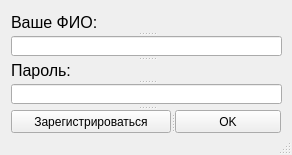
<?xml version="1.0" encoding="UTF-8"?>
<ui version="4.0">
 <class>MainWindow</class>
 <widget class="QMainWindow" name="MainWindow">
  <property name="geometry">
   <rect>
    <x>0</x>
    <y>0</y>
    <width>292</width>
    <height>155</height>
   </rect>
  </property>
  <property name="minimumSize">
   <size>
    <width>292</width>
    <height>155</height>
   </size>
  </property>
  <property name="maximumSize">
   <size>
    <width>292</width>
    <height>155</height>
   </size>
  </property>
  <property name="windowTitle">
   <string>Здравствуйте!</string>
  </property>
  <widget class="QWidget" name="centralwidget">
   <widget class="QWidget" name="gridLayoutWidget">
    <property name="geometry">
     <rect>
      <x>10</x>
      <y>10</y>
      <width>273</width>
      <height>123</height>
     </rect>
    </property>
    <property name="minimumSize">
     <size>
      <width>273</width>
      <height>123</height>
     </size>
    </property>
    <property name="maximumSize">
     <size>
      <width>273</width>
      <height>123</height>
     </size>
    </property>
    <layout class="QGridLayout" name="gridLayout_2">
     <item row="0" column="0">
      <widget class="QSplitter" name="splitter_5">
       <property name="minimumSize">
        <size>
         <width>271</width>
         <height>121</height>
        </size>
       </property>
       <property name="maximumSize">
        <size>
         <width>271</width>
         <height>121</height>
        </size>
       </property>
       <property name="orientation">
        <enum>Qt::Vertical</enum>
       </property>
       <widget class="QSplitter" name="splitter_4">
        <property name="minimumSize">
         <size>
          <width>271</width>
          <height>93</height>
         </size>
        </property>
        <property name="maximumSize">
         <size>
          <width>271</width>
          <height>93</height>
         </size>
        </property>
        <property name="orientation">
         <enum>Qt::Vertical</enum>
        </property>
        <widget class="QSplitter" name="splitter_3">
         <property name="minimumSize">
          <size>
           <width>271</width>
           <height>44</height>
          </size>
         </property>
         <property name="maximumSize">
          <size>
           <width>271</width>
           <height>44</height>
          </size>
         </property>
         <property name="orientation">
          <enum>Qt::Vertical</enum>
         </property>
         <widget class="QLabel" name="label">
          <property name="minimumSize">
           <size>
            <width>271</width>
            <height>19</height>
           </size>
          </property>
          <property name="maximumSize">
           <size>
            <width>271</width>
            <height>19</height>
           </size>
          </property>
          <property name="text">
           <string>&lt;html&gt;&lt;head/&gt;&lt;body&gt;&lt;p&gt;&lt;span style=&quot; font-size:12pt;&quot;&gt;Ваше ФИО:&lt;/span&gt;&lt;/p&gt;&lt;/body&gt;&lt;/html&gt;</string>
          </property>
         </widget>
         <widget class="QLineEdit" name="doctorData">
          <property name="minimumSize">
           <size>
            <width>271</width>
            <height>20</height>
           </size>
          </property>
          <property name="maximumSize">
           <size>
            <width>271</width>
            <height>20</height>
           </size>
          </property>
         </widget>
        </widget>
        <widget class="QSplitter" name="splitter_2">
         <property name="minimumSize">
          <size>
           <width>271</width>
           <height>44</height>
          </size>
         </property>
         <property name="maximumSize">
          <size>
           <width>271</width>
           <height>44</height>
          </size>
         </property>
         <property name="orientation">
          <enum>Qt::Vertical</enum>
         </property>
         <widget class="QLabel" name="label_2">
          <property name="minimumSize">
           <size>
            <width>271</width>
            <height>19</height>
           </size>
          </property>
          <property name="maximumSize">
           <size>
            <width>271</width>
            <height>19</height>
           </size>
          </property>
          <property name="text">
           <string>&lt;html&gt;&lt;head/&gt;&lt;body&gt;&lt;p&gt;&lt;span style=&quot; font-size:12pt;&quot;&gt;Пароль:&lt;/span&gt;&lt;/p&gt;&lt;/body&gt;&lt;/html&gt;</string>
          </property>
         </widget>
         <widget class="QLineEdit" name="userpassword">
          <property name="minimumSize">
           <size>
            <width>271</width>
            <height>20</height>
           </size>
          </property>
          <property name="maximumSize">
           <size>
            <width>271</width>
            <height>20</height>
           </size>
          </property>
          <property name="echoMode">
           <enum>QLineEdit::Password</enum>
          </property>
         </widget>
        </widget>
       </widget>
       <widget class="QSplitter" name="splitter">
        <property name="minimumSize">
         <size>
          <width>271</width>
          <height>23</height>
         </size>
        </property>
        <property name="maximumSize">
         <size>
          <width>271</width>
          <height>23</height>
         </size>
        </property>
        <property name="orientation">
         <enum>Qt::Horizontal</enum>
        </property>
        <widget class="QPushButton" name="regBtn">
         <property name="minimumSize">
          <size>
           <width>160</width>
           <height>23</height>
          </size>
         </property>
         <property name="maximumSize">
          <size>
           <width>160</width>
           <height>23</height>
          </size>
         </property>
         <property name="text">
          <string>Зарегистрироваться</string>
         </property>
        </widget>
        <widget class="QPushButton" name="pushButton">
         <property name="minimumSize">
          <size>
           <width>106</width>
           <height>23</height>
          </size>
         </property>
         <property name="maximumSize">
          <size>
           <width>106</width>
           <height>23</height>
          </size>
         </property>
         <property name="text">
          <string>OK</string>
         </property>
        </widget>
       </widget>
      </widget>
     </item>
    </layout>
   </widget>
  </widget>
  <widget class="QStatusBar" name="statusbar"/>
 </widget>
 <resources/>
 <connections/>
</ui>
